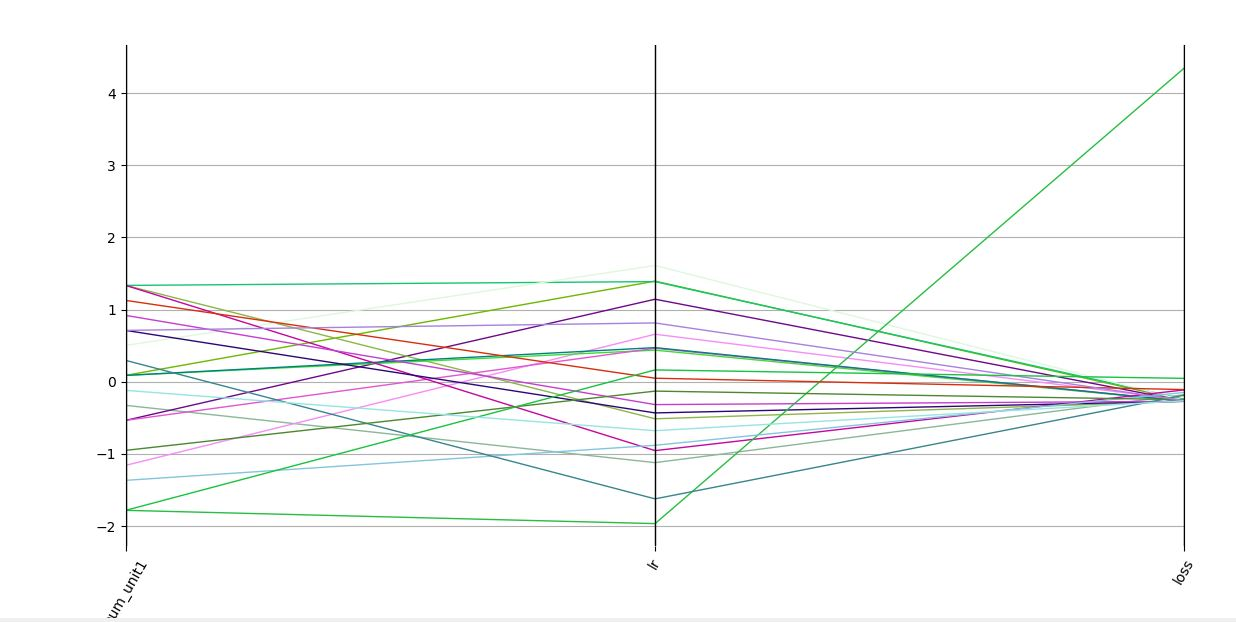

This figure's Python source:

import pyrolite
import pandas as pd
from matplotlib import pyplot as plt

import numpy as np
df = pd.read_csv("hpo_3.csv")
df.columns = ['num_unit1','lr', 'loss']
print(df)

#parallel_coordinates(data, class_column='loss')
pyrolite.plot.parallel.parallel(df)
plt.figure(figsize=(100,100))
plt.savefig('fig3.png', dpi = 100)
plt.show()






